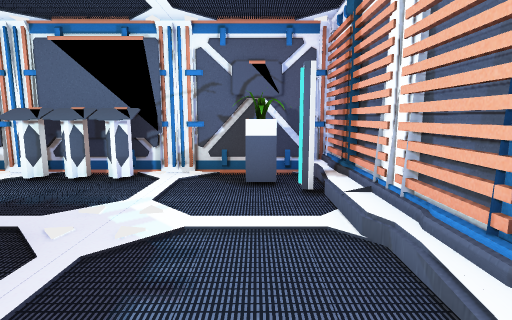
view 1 (above)

19 first-person views from a walk through a Unity game level. The camera is 1.4 m above the floor, tilts 8° down and sees 80° across. The floor is counted in squares, 1 m on a side. Each view is taken from the middle of a square. On the plan, view 1 faces up. The plan holds only what a view shows up to about 14 squares ahead; the rest is blank. The player character is not drawn.

view 2
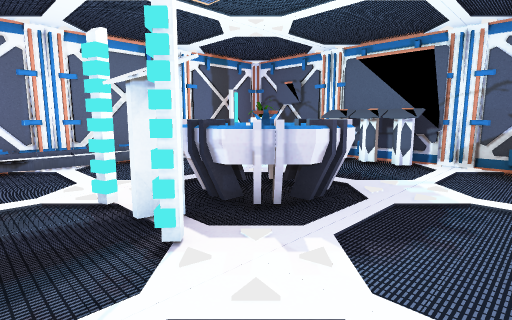

view 3
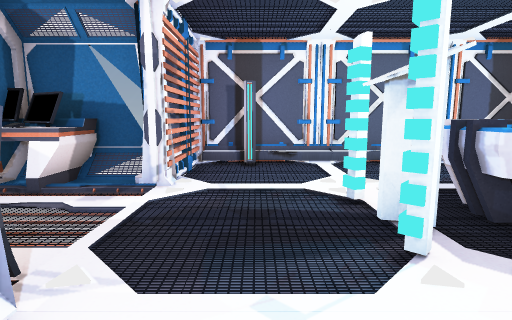

view 4
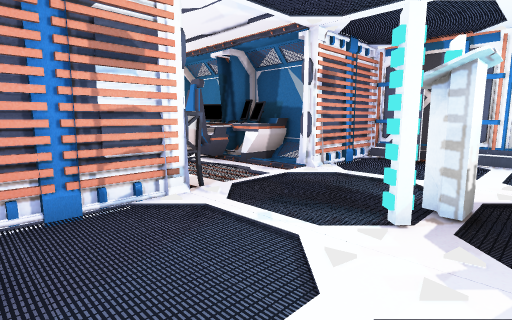

view 5
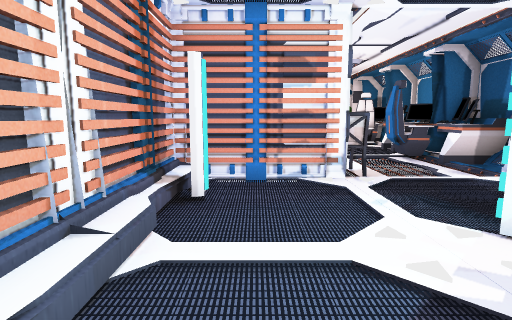

view 6
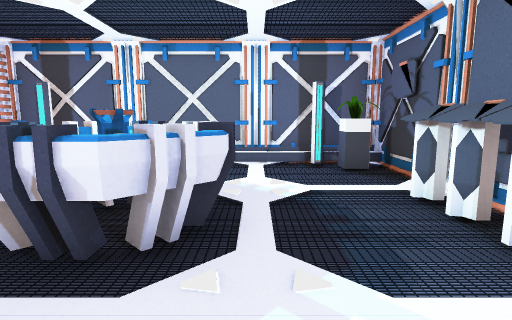

view 7
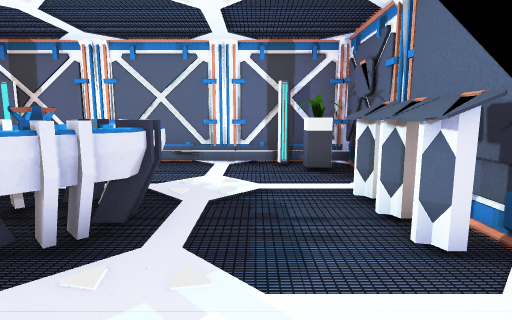

view 8
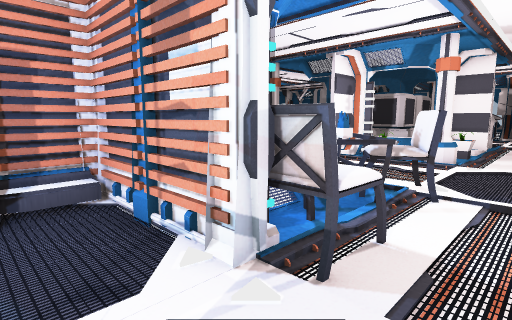

view 9
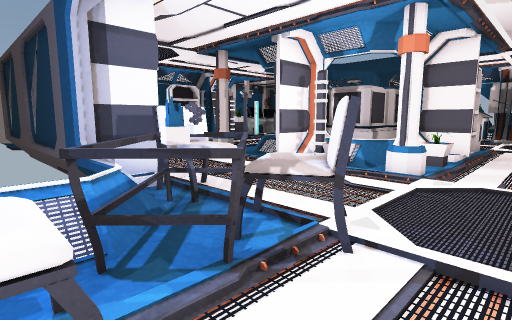

view 10
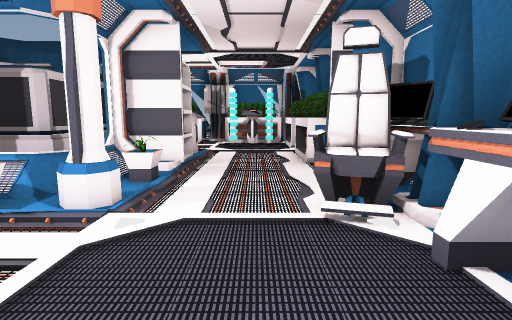

view 11
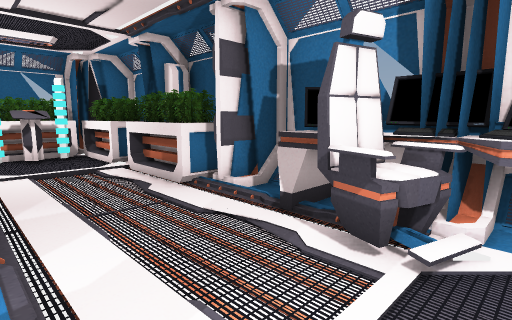

view 12
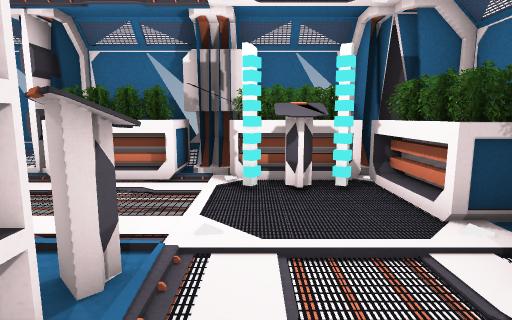

view 13
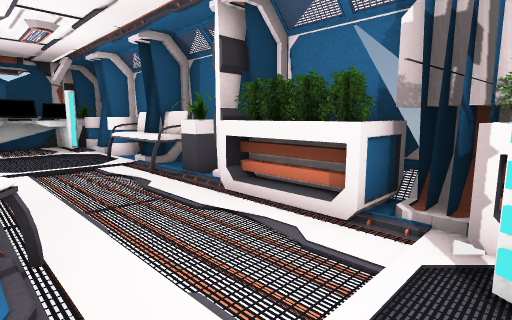

view 14
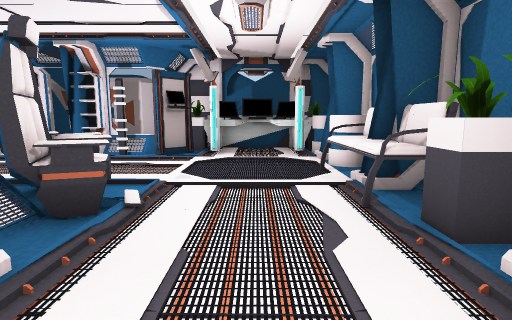

view 15
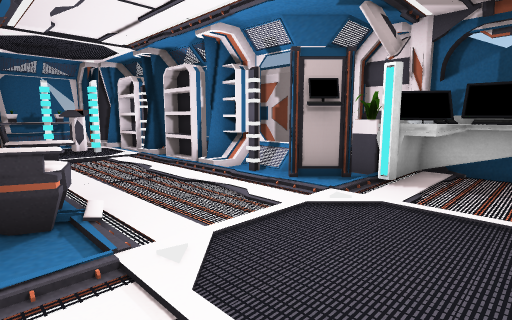

view 16
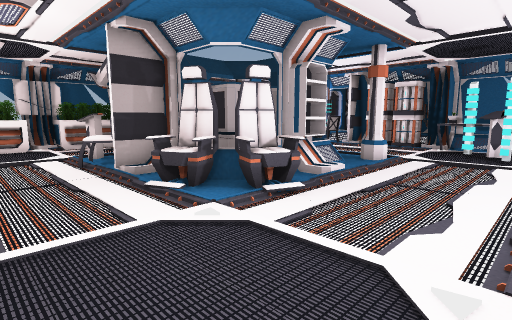

view 17
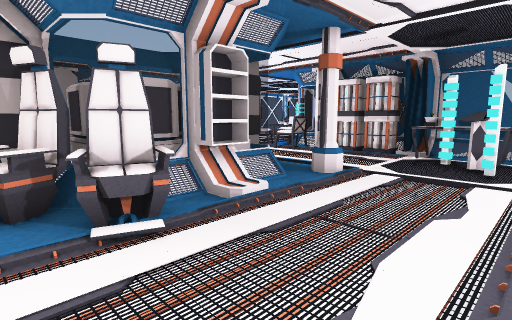

view 18
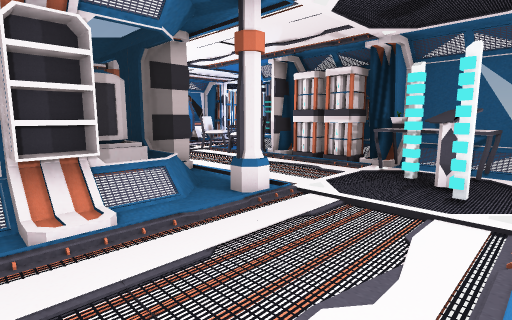

view 19
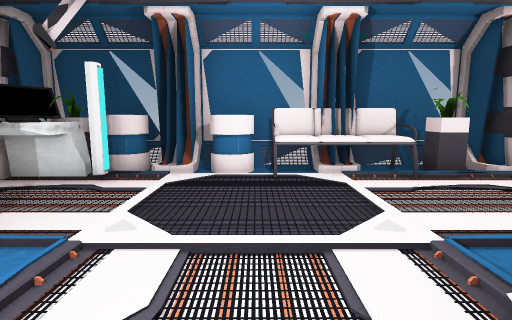

### Floor plan
Key: @ floor where view 1 was taken; # wall or solid block; . floor; / step, stairs or slope; = window, fence, low wall or low ledge; C console; P plant; R projector; H chair; E desk; T table; L column; N container; S shelf; B battery; F sofa; O other object.
Columns run from 10 left of view 1 to 14 right of it. Each row starts with its distance up from view 1.
  8 #############
  7 #.P.CCCC..P.#
  6 ##.........##
  5 #...........#
  4 #.....R.....#
  3 #....RRR....#
  2 #....RRRR...#
  1 #....RRR....#
  0 #....#C#..@.#
 -1 #...........#
 -2 ##.........##
 -3 #...........#
 -4 #####...#####
 -5   =/...HH####
 -6   =EE...TT###===#=###
 -7   =EEO..HTT###/##OOO# NN
 -8   #EEO.HHHHH#B.BOOOO
 -9    EE...H.HH.....OOOSS
-10    EE.............##SS
-11    EE..............#S#
-12    EEO..L.O##..L....##
-13   =EEO..LL###..LL....#
-14   =EE...P##NNN=#....SSNN
-15   =/......NNNNN/....S#N
-16   ###...##NN NNS/...##NN
-17   #OO...SSN NNN/.....#NN
-18   #OO...SS NNNNOO.....=N
-19   #SO...CCHH#/OOO....OPP#
-20   #SO...CCHH#.OO.....OPP#
-21   #SO.................EE#
-22   #OO.................EE#
-23   #OO#C...............#E#
-24   ##OOOOOOOO#P.FFFFO#OPP#
-25    ##OOSSSOO#..F#FFO#OP##
-26     #  =###=#===###=#===#

Positions as (right, up) in squares from view 1, and headings:
1: (0, 0), facing up
2: (0, -2), facing up-left
3: (0, -2), facing left
4: (1, 1), facing down-left
5: (0, 3), facing down
6: (0, 4), facing left
7: (0, 5), facing left
8: (-4, -2), facing down-right
9: (-4, -5), facing down-right
10: (-4, -8), facing down
11: (-2, -11), facing down-left
12: (-3, -17), facing down
13: (-3, -20), facing down-right
14: (0, -22), facing right
15: (5, -23), facing up-right
16: (10, -23), facing up-left
17: (10, -20), facing up-left
18: (10, -17), facing up-left
19: (8, -17), facing down
